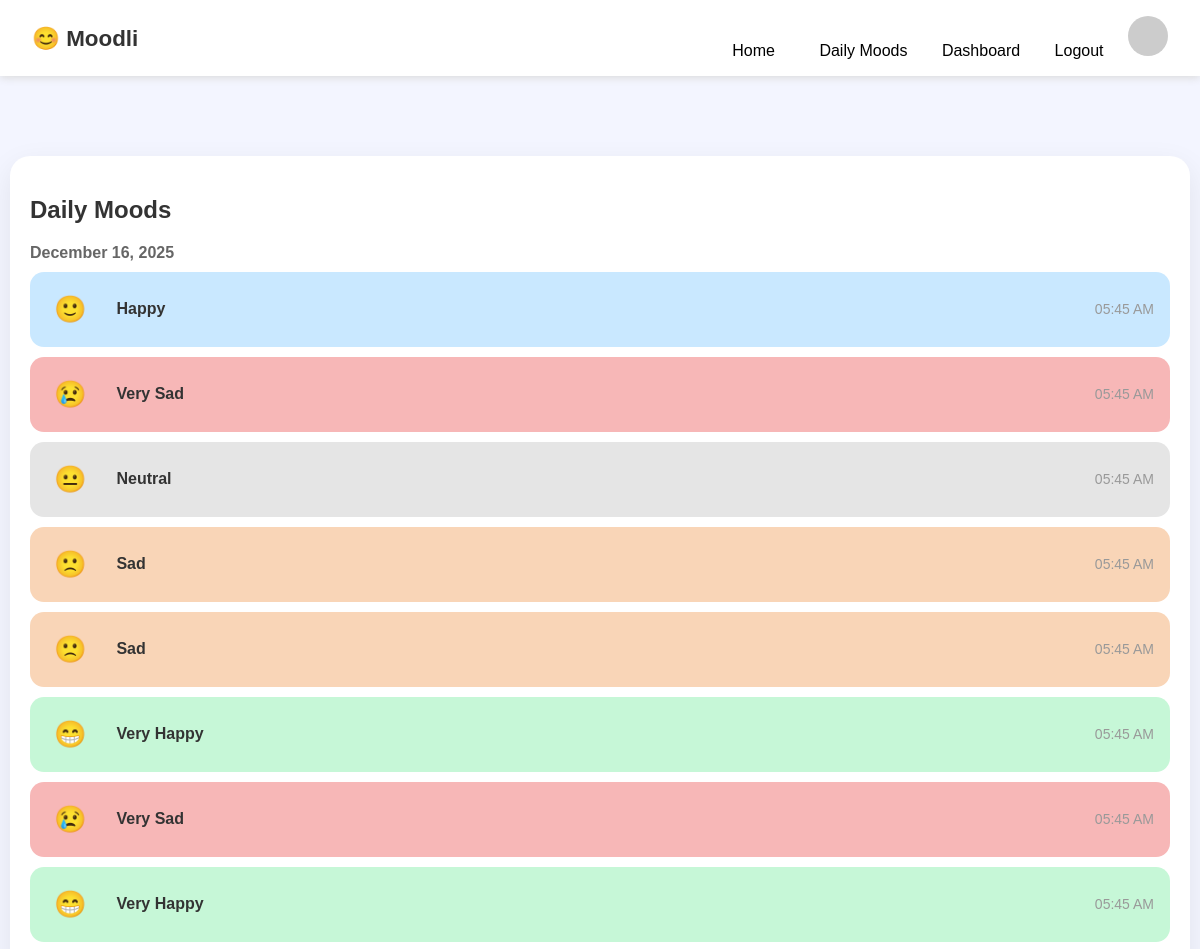
Before: /daily-moods/ (signed in, upper part) with the older database file.
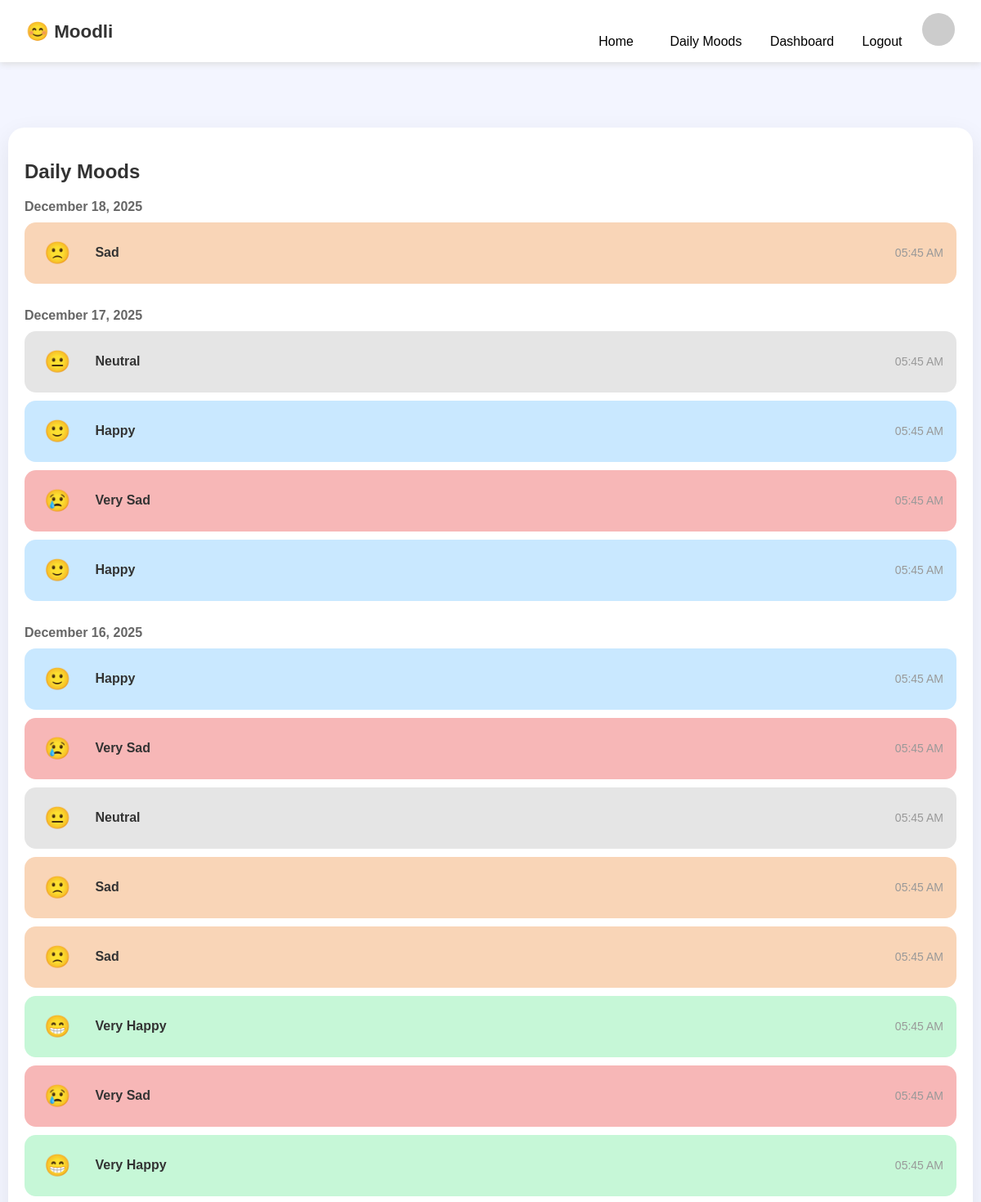
After: the same page with the newer database file.
### moodtracker_app/models.py (models this page shows, shortened)
class MoodLog(models.Model):
    MOOD_CHOICES = [
        ("Very Happy", "Very Happy"),
        ("Happy", "Happy"),
        ("Neutral", "Neutral"),
        ("Sad", "Sad"),
        ("Very Sad", "Very Sad"),
    ]
    user = models.ForeignKey(User, on_delete=models.CASCADE)
    mood = models.CharField(max_length=20, choices=MOOD_CHOICES)
    date = models.DateTimeField(auto_now_add=True)  # Changed from DateField to DateTimeField

### moodtracker_app/views.py (the view)
# urls.py: path("daily-moods/", views.DailyMoodListView.as_view(), name="daily-moods"),
class DailyMoodListView(LoginRequiredMixin, TemplateView):
    template_name = "daily_moods.html"
    login_url = "/login/"  # Redirect to login if not authenticated
    def get_context_data(self, **kwargs):
        context = super().get_context_data(**kwargs)
        moods = MoodLog.objects.filter(user=self.request.user).order_by('-date')
        grouped_moods = []
        for date, group in groupby(moods, key=lambda x: x.date.date()):  # .date() gets only the date part
            grouped_moods.append({
                'date': date,
                'moods': list(group)
            })
        context['grouped_moods'] = grouped_moods
        return context

### templates/daily_moods.html
{% extends "base.html" %}
{% load tz %}
{% block content %}
<section class="mood-list-container">
    <h2 class="mood-title">Daily Moods</h2>
    {% for group in grouped_moods %}
        <div class="mood-day">
            <div class="mood-date">
                {{ group.date|date:"F j, Y" }}
            </div>
            <div class="mood-cards">
                {% for mood in group.moods %}
                    <div class="mood-card {{ mood.mood|lower|slugify }}">
                        <div class="mood-left">
                            <div class="mood-icon">
                                {% if mood.mood == "Very Happy" %}😁
                                {% elif mood.mood == "Happy" %}🙂
                                {% elif mood.mood == "Neutral" %}😐
                                {% elif mood.mood == "Sad" %}🙁
                                {% elif mood.mood == "Very Sad" %}😢
                                {% endif %}
                            </div>
                            <div class="mood-info">
                                <span class="mood-label">{{ mood.mood }}</span>
                            </div>
                        </div>
                        <div class="mood-time">
                            {% if mood.date %}
                                {{ mood.date|localtime|time:"h:i A" }}
                            {% endif %}
                        </div>
                    </div>
                {% endfor %}
            </div>
        </div>
    {% empty %}
        <p class="empty-state">No mood data available.</p>
    {% endfor %}
</section>
{% endblock %}

Changed rows visible on the page:
added MoodLog: mood "Sad", date "05:45 AM", shown under "December 18, 2025"
added MoodLog: mood "Neutral", date "05:45 AM", shown under "December 17, 2025"
added MoodLog: mood "Happy", date "05:45 AM", shown under "December 17, 2025"
added MoodLog: mood "Very Sad", date "05:45 AM", shown under "December 17, 2025"
added MoodLog: mood "Happy", date "05:45 AM", shown under "December 17, 2025"
Other visible differences:
new list line: "December 18, 2025"
new list line: "December 17, 2025"
